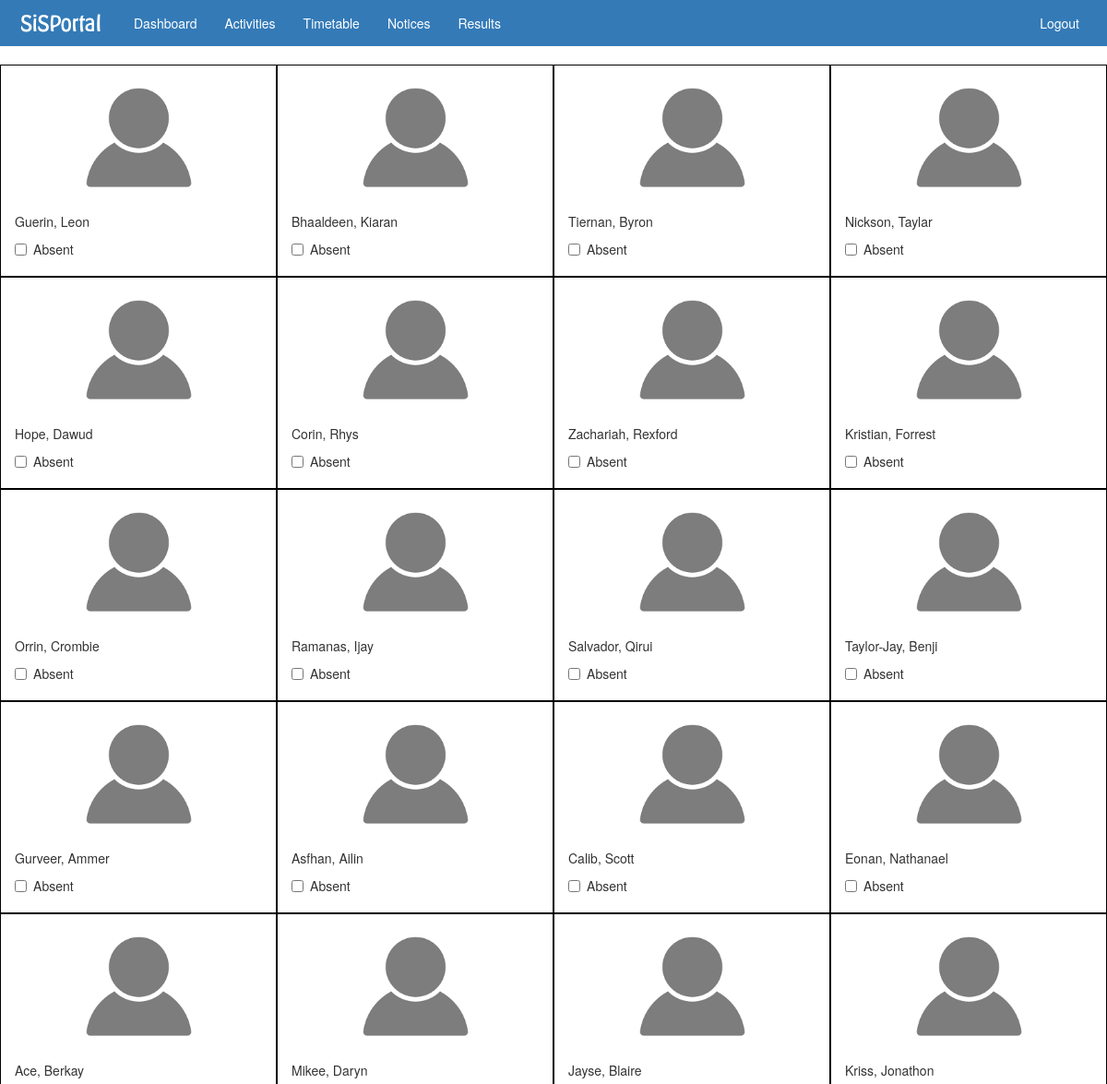
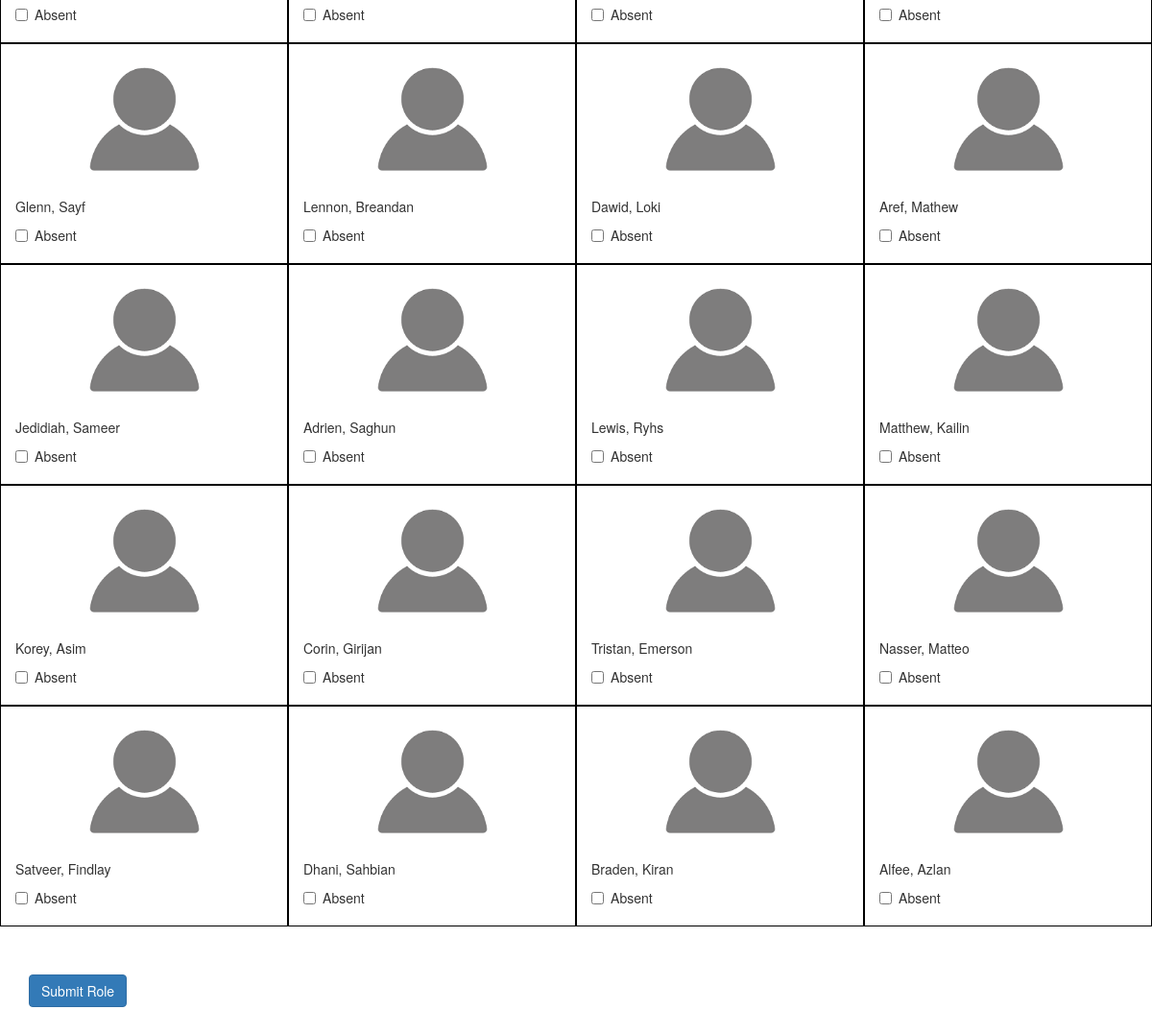
The page /markrole.php?class=12ANHA&period=1 (signed in) on the database its author committed (2 pictures, top to bottom).
### tables this page shows
CREATE TABLE `users` (
  `userID` int(10) NOT NULL,
  `username` varchar(30) NOT NULL,
  `firstname` varchar(30) NOT NULL,
  `lastname` varchar(30) NOT NULL,
  `prefix` varchar(5) DEFAULT NULL,
  `password` varchar(5) NOT NULL,
  `dob` date NOT NULL,
  `grad_year` int(4) NOT NULL,
  `house` varchar(2) DEFAULT NULL,
  `house_group` int(1) DEFAULT NULL,
  `teacher_status` int(1) NOT NULL,
  `admin_status` int(1) NOT NULL,
  `photo_url` varchar(200) DEFAULT NULL,
  `email` varchar(100) DEFAULT NULL,
  PRIMARY KEY (`userID`)
);

### markrole.php (the view, shortened to what this page needs)
<?php
require('dbc.php');
include('include.php');
if (date( "w", $timestamp) == 4) {
  $subjectday = 5;
}
$classcode = $_GET['class'];
$period = $_GET['period'];
$stmt = $pdo->query("SELECT userID from time_table where day=".$subjectday." and p".$period."=\"".$classcode."\"");
?>
<?php include('include.php'); ?>
<?php if($_SESSION['teacher_status'] == 1){
  include("components/teacher-navbar.php");
}
else {
  include("components/navbar.php");
}
?>
<link rel='stylesheet' type='text/css' href='components/css/navbar.css'/>
<link rel='stylesheet' type='text/css' href='css/markrole.css'/>
</head>
<body>
<form action="" method='POST'>
<?php
while ($row = $stmt->fetch()) {
  $stmt2 = $pdo->query("SELECT * FROM users where userID=".$row[userID]);
  while ($row2 = $stmt2->fetch()) {
    echo ('<div id="box-div" class="col-md-3"><img id="profile-image" src="user-image/profile-pic.png"/>'.$row2['lastname'].', '.$row2['firstname'].'<div class="checkbox"><label><input type="checkbox" name="absent['.$row2['userID'].']" value="">Absent</label></div></div>');
  }
}
?>
<div id='main-submit' class='container'>
<button type="submit" id='button-mark' class="btn btn-primary">Submit Role</button>
</div>
</form>
</body>

### css/markrole.css (style rules this page uses)
#profile-image { display: block; width: 159px; margin-left: auto; margin-right: auto; }
#box-div { height: 230px; border: 1px solid black; }
#button-mark { margin-top: 50px; margin-bottom: 50px; }

### rows shown on the page
users: lastname "Guerin", firstname "Leon"
users: lastname "Bhaaldeen", firstname "Kiaran"
users: lastname "Tiernan", firstname "Byron"
users: lastname "Nickson", firstname "Taylar"
users: lastname "Hope", firstname "Dawud"
users: lastname "Corin", firstname "Rhys"
users: lastname "Zachariah", firstname "Rexford"
users: lastname "Kristian", firstname "Forrest"
users: lastname "Orrin", firstname "Crombie"
users: lastname "Ramanas", firstname "Ijay"
users: lastname "Salvador", firstname "Qirui"
users: lastname "Taylor-Jay", firstname "Benji"
users: lastname "Gurveer", firstname "Ammer"
users: lastname "Asfhan", firstname "Ailin"
users: lastname "Calib", firstname "Scott"
users: lastname "Eonan", firstname "Nathanael"
users: lastname "Ace", firstname "Berkay"
users: lastname "Mikee", firstname "Daryn"
users: lastname "Jayse", firstname "Blaire"
users: lastname "Kriss", firstname "Jonathon"
users: lastname "Glenn", firstname "Sayf"
users: lastname "Lennon", firstname "Breandan"
users: lastname "Dawid", firstname "Loki"
users: lastname "Aref", firstname "Mathew"
users: lastname "Jedidiah", firstname "Sameer"
users: lastname "Adrien", firstname "Saghun"
users: lastname "Lewis", firstname "Ryhs"
users: lastname "Matthew", firstname "Kailin"
users: lastname "Korey", firstname "Asim"
users: lastname "Corin", firstname "Girijan"
users: lastname "Tristan", firstname "Emerson"
users: lastname "Nasser", firstname "Matteo"
users: lastname "Satveer", firstname "Findlay"
users: lastname "Dhani", firstname "Sahbian"
users: lastname "Braden", firstname "Kiran"
users: lastname "Alfee", firstname "Azlan"
